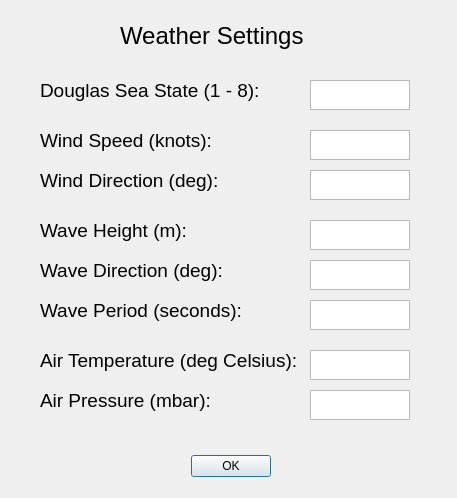
<?xml version="1.0" encoding="UTF-8"?>
<ui version="4.0">
 <class>WeatherDialog</class>
 <widget class="QDialog" name="WeatherDialog">
  <property name="geometry">
   <rect>
    <x>0</x>
    <y>0</y>
    <width>457</width>
    <height>498</height>
   </rect>
  </property>
  <property name="windowTitle">
   <string>NeXtRAD Dialog</string>
  </property>
  <widget class="QDialogButtonBox" name="buttonBox">
   <property name="geometry">
    <rect>
     <x>190</x>
     <y>450</y>
     <width>81</width>
     <height>32</height>
    </rect>
   </property>
   <property name="orientation">
    <enum>Qt::Horizontal</enum>
   </property>
   <property name="standardButtons">
    <set>QDialogButtonBox::Ok</set>
   </property>
  </widget>
  <widget class="QLabel" name="weather_label">
   <property name="geometry">
    <rect>
     <x>120</x>
     <y>20</y>
     <width>231</width>
     <height>31</height>
    </rect>
   </property>
   <property name="font">
    <font>
     <pointsize>18</pointsize>
    </font>
   </property>
   <property name="text">
    <string>Weather Settings</string>
   </property>
  </widget>
  <widget class="QLabel" name="douglas_sea_state_label">
   <property name="geometry">
    <rect>
     <x>40</x>
     <y>70</y>
     <width>221</width>
     <height>41</height>
    </rect>
   </property>
   <property name="font">
    <font>
     <pointsize>14</pointsize>
    </font>
   </property>
   <property name="text">
    <string>Douglas Sea State (1 - 8):</string>
   </property>
  </widget>
  <widget class="QTextEdit" name="douglas_sea_state_Edit">
   <property name="geometry">
    <rect>
     <x>310</x>
     <y>80</y>
     <width>100</width>
     <height>30</height>
    </rect>
   </property>
  </widget>
  <widget class="QTextEdit" name="wind_speed_Edit">
   <property name="geometry">
    <rect>
     <x>310</x>
     <y>130</y>
     <width>100</width>
     <height>30</height>
    </rect>
   </property>
  </widget>
  <widget class="QLabel" name="wind_speed_label">
   <property name="geometry">
    <rect>
     <x>40</x>
     <y>120</y>
     <width>221</width>
     <height>41</height>
    </rect>
   </property>
   <property name="font">
    <font>
     <pointsize>14</pointsize>
    </font>
   </property>
   <property name="text">
    <string>Wind Speed (knots):</string>
   </property>
  </widget>
  <widget class="QTextEdit" name="wind_dir_Edit">
   <property name="geometry">
    <rect>
     <x>310</x>
     <y>170</y>
     <width>100</width>
     <height>30</height>
    </rect>
   </property>
  </widget>
  <widget class="QLabel" name="wind_dir_label">
   <property name="geometry">
    <rect>
     <x>40</x>
     <y>160</y>
     <width>221</width>
     <height>41</height>
    </rect>
   </property>
   <property name="font">
    <font>
     <pointsize>14</pointsize>
    </font>
   </property>
   <property name="text">
    <string>Wind Direction (deg):</string>
   </property>
  </widget>
  <widget class="QTextEdit" name="wave_height_Edit">
   <property name="geometry">
    <rect>
     <x>310</x>
     <y>220</y>
     <width>100</width>
     <height>30</height>
    </rect>
   </property>
  </widget>
  <widget class="QLabel" name="wave_height_label">
   <property name="geometry">
    <rect>
     <x>40</x>
     <y>210</y>
     <width>221</width>
     <height>41</height>
    </rect>
   </property>
   <property name="font">
    <font>
     <pointsize>14</pointsize>
    </font>
   </property>
   <property name="text">
    <string>Wave Height (m):</string>
   </property>
  </widget>
  <widget class="QTextEdit" name="wave_dir_Edit">
   <property name="geometry">
    <rect>
     <x>310</x>
     <y>260</y>
     <width>100</width>
     <height>30</height>
    </rect>
   </property>
  </widget>
  <widget class="QLabel" name="wave_dir_label">
   <property name="geometry">
    <rect>
     <x>40</x>
     <y>250</y>
     <width>221</width>
     <height>41</height>
    </rect>
   </property>
   <property name="font">
    <font>
     <pointsize>14</pointsize>
    </font>
   </property>
   <property name="text">
    <string>Wave Direction (deg):</string>
   </property>
  </widget>
  <widget class="QLabel" name="wave_period_label">
   <property name="geometry">
    <rect>
     <x>40</x>
     <y>290</y>
     <width>221</width>
     <height>41</height>
    </rect>
   </property>
   <property name="font">
    <font>
     <pointsize>14</pointsize>
    </font>
   </property>
   <property name="text">
    <string>Wave Period (seconds):</string>
   </property>
  </widget>
  <widget class="QTextEdit" name="wave_period_Edit">
   <property name="geometry">
    <rect>
     <x>310</x>
     <y>300</y>
     <width>100</width>
     <height>30</height>
    </rect>
   </property>
  </widget>
  <widget class="QTextEdit" name="air_temp_Edit">
   <property name="geometry">
    <rect>
     <x>310</x>
     <y>350</y>
     <width>100</width>
     <height>30</height>
    </rect>
   </property>
  </widget>
  <widget class="QLabel" name="air_temp_label">
   <property name="geometry">
    <rect>
     <x>40</x>
     <y>340</y>
     <width>271</width>
     <height>41</height>
    </rect>
   </property>
   <property name="font">
    <font>
     <pointsize>14</pointsize>
    </font>
   </property>
   <property name="text">
    <string>Air Temperature (deg Celsius):</string>
   </property>
  </widget>
  <widget class="QLabel" name="air_pressure_label">
   <property name="geometry">
    <rect>
     <x>40</x>
     <y>380</y>
     <width>271</width>
     <height>41</height>
    </rect>
   </property>
   <property name="font">
    <font>
     <pointsize>14</pointsize>
    </font>
   </property>
   <property name="text">
    <string>Air Pressure (mbar):</string>
   </property>
  </widget>
  <widget class="QTextEdit" name="air_pressure_Edit">
   <property name="geometry">
    <rect>
     <x>310</x>
     <y>390</y>
     <width>100</width>
     <height>30</height>
    </rect>
   </property>
  </widget>
 </widget>
 <resources/>
 <connections>
  <connection>
   <sender>buttonBox</sender>
   <signal>accepted()</signal>
   <receiver>WeatherDialog</receiver>
   <slot>accept()</slot>
   <hints>
    <hint type="sourcelabel">
     <x>248</x>
     <y>254</y>
    </hint>
    <hint type="destinationlabel">
     <x>157</x>
     <y>274</y>
    </hint>
   </hints>
  </connection>
  <connection>
   <sender>buttonBox</sender>
   <signal>rejected()</signal>
   <receiver>WeatherDialog</receiver>
   <slot>reject()</slot>
   <hints>
    <hint type="sourcelabel">
     <x>316</x>
     <y>260</y>
    </hint>
    <hint type="destinationlabel">
     <x>286</x>
     <y>274</y>
    </hint>
   </hints>
  </connection>
 </connections>
</ui>
